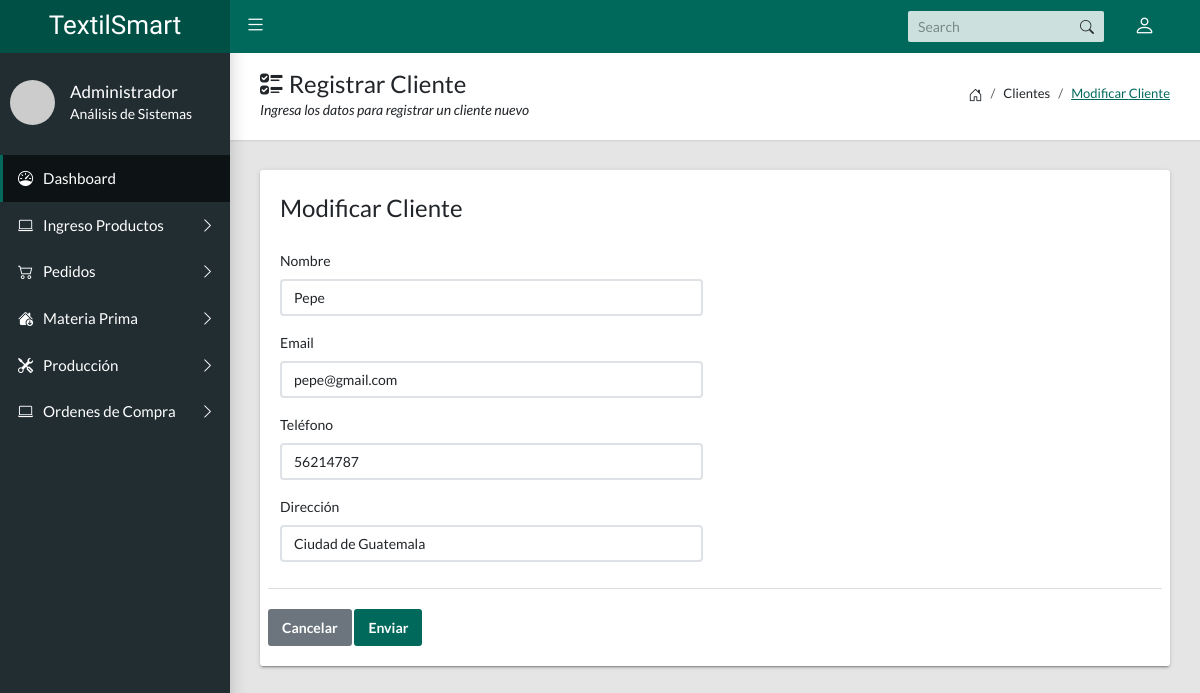
The app's page /?c=cliente&a=FormCrearCliente&id=1 with its own data.
### tables this page shows
CREATE TABLE `cliente` (
  `id_cliente` int(11) NOT NULL,
  `nombre` varchar(100) DEFAULT NULL,
  `email` varchar(100) DEFAULT NULL,
  `telefono` varchar(20) DEFAULT NULL,
  `direccion` text DEFAULT NULL
);

### Controlador/cliente.controlador.php (called while the page is built, shortened)
<?php
require_once "Modelo/cliente.php";
class ClienteControlador{
    private $modeloCliente;
    public function __CONSTRUCT(){
        $this->modeloCliente=new Cliente;
    }
    public function FormCrearCliente(){
        $titulo="Registrar";
        $p=new Cliente();
        if(isset($_GET['id'])){
            $p=$this->modeloCliente->ObtenerCliente($_GET['id']);
            $titulo = "Modificar";
        }
        require_once "Vista/encabezado.php";
        require_once "Vista/clientes/form.php";
        require_once "Vista/pie.php";
    }
}

### Modelo/basededatos.php (called while the page is built, shortened)
<?php
class BasedeDatos{
    public static function Conectar(){
        try {
            $conexion = new PDO
            ("mysql:host=".self::servidor.";dbname=".self::nombrebd.";chartset=utf8",self::usuariobd,self::clave);
            $conexion -> setAttribute(PDO::ATTR_ERRMODE,PDO::ERRMODE_EXCEPTION);
            return $conexion;
        }catch(PDOException $e){
            return "Fallo ".$e->getMessage();
        }
    }
}

### Modelo/cliente.php (called while the page is built, shortened)
<?php
class Cliente{
    private $pdo;
    private $nombre;
    private $email;
    private $telefono;
    private $direccion;
    public function __CONSTRUCT(){
        $this->pdo = BasedeDatos::Conectar();
    }
    public function getNombreCliente() : ?string{
        return $this->nombre;
    }
    public function setNombreCliente(string $name){
        $this-> nombre = $name;
    }
    public function getEmailCliente() : ?string{
        return $this->email;
    }
    public function setEmailCliente(string $mail){
        $this-> email = $mail;
    }
    public function getTelefonoCliente() : ?int{
        return $this->telefono;
    }
    public function setTelefonoCliente(int $tel){
        $this-> telefono = $tel;
    }
    public function getDireccionCliente() : ?string{
        return $this->direccion;
    }
    public function setDireccionCliente(string $dire){
        $this-> direccion = $dire;
    }
    public function ObtenerCliente($id){
        try{
            $consulta = $this->pdo->prepare("SELECT * FROM cliente WHERE id_cliente=?;");
            $consulta->execute(array($id));
            $r=$consulta->fetch(PDO::FETCH_OBJ);
            $p=new Cliente();
            $p->setId_cliente($r->id_cliente);
            $p->setNombreCliente($r->nombre);
            $p->setEmailCliente($r->email);
            $p->setTelefonoCliente($r->telefono);
            $p->setDireccionCliente($r->direccion);
            return $p;
        }catch(Exception $e){
            die($e->getMessage());
        }
    }
}

### Vista/clientes/form.php (the view, shortened to what this page needs)
<main class="app-content">
      <div class="app-title">
        <div>
          <h1><i class="bi bi-ui-checks"></i> Registrar Cliente</h1>
          <p>Ingresa los datos para registrar un cliente nuevo</p>
        </div>
        <ul class="app-breadcrumb breadcrumb">
          <li class="breadcrumb-item"><i class="bi bi-house-door fs-6"></i></li>
          <li class="breadcrumb-item">Clientes</li>
          <li class="breadcrumb-item"><a href="#"><?=$titulo?> Cliente</a></li>
        </ul>
      </div>
      <div class="row">
        <div class="col-md-12">
          <div class="tile">
            <div class="row">
              <div class="col-lg-6">
                <form method ="POST" action="?c=cliente&a=GuardarCliente">
                    <legend><?=$titulo?> Cliente</legend>
                    <div class="mb-3">
                    <label class="form-label" for="Nombre">Nombre</label>
                    <input required class="form-control" name="Nombre" type="text" placeholder="Nombre Cliente" value="<?=$p->getNombreCliente()?>">
                    </div>
                    <div class="mb-3">
                    <label class="form-label" for="Email">Email</label>
                    <input required class="form-control" name="Email" type="text" placeholder="Email" value="<?=$p->getEmailCliente()?>">
                    </div>
                    <div class="mb-3">
                    <label class="form-label" for="Telefono">Teléfono</label>
                    <input required class="form-control" name="Telefono" type="number" placeholder="Telefono" value="<?=$p->getTelefonoCliente()?>">
                    </div>
                    <div class="mb-3">
                    <label class="form-label" for="Direccion">Dirección</label>
                    <input required class="form-control" name="Direccion" type="text" placeholder="Direccion" value="<?=$p->getDireccionCliente()?>">
                    </div>
                 </div>
                  <div class="tile-footer">
                    <button class="btn btn-secondary" type="reset">Cancelar</button>
                    <button class="btn btn-primary" type="submit">Enviar</button>
                  </div>
            </div>
          </div>
        </div>
      </div>
    </main>

### records on screen
cliente: Nombre "Pepe", Email "pepe@gmail.com", Telefono "56214787", Direccion "Ciudad de Guatemala"

### other values on screen
$titulo "Modificar"
